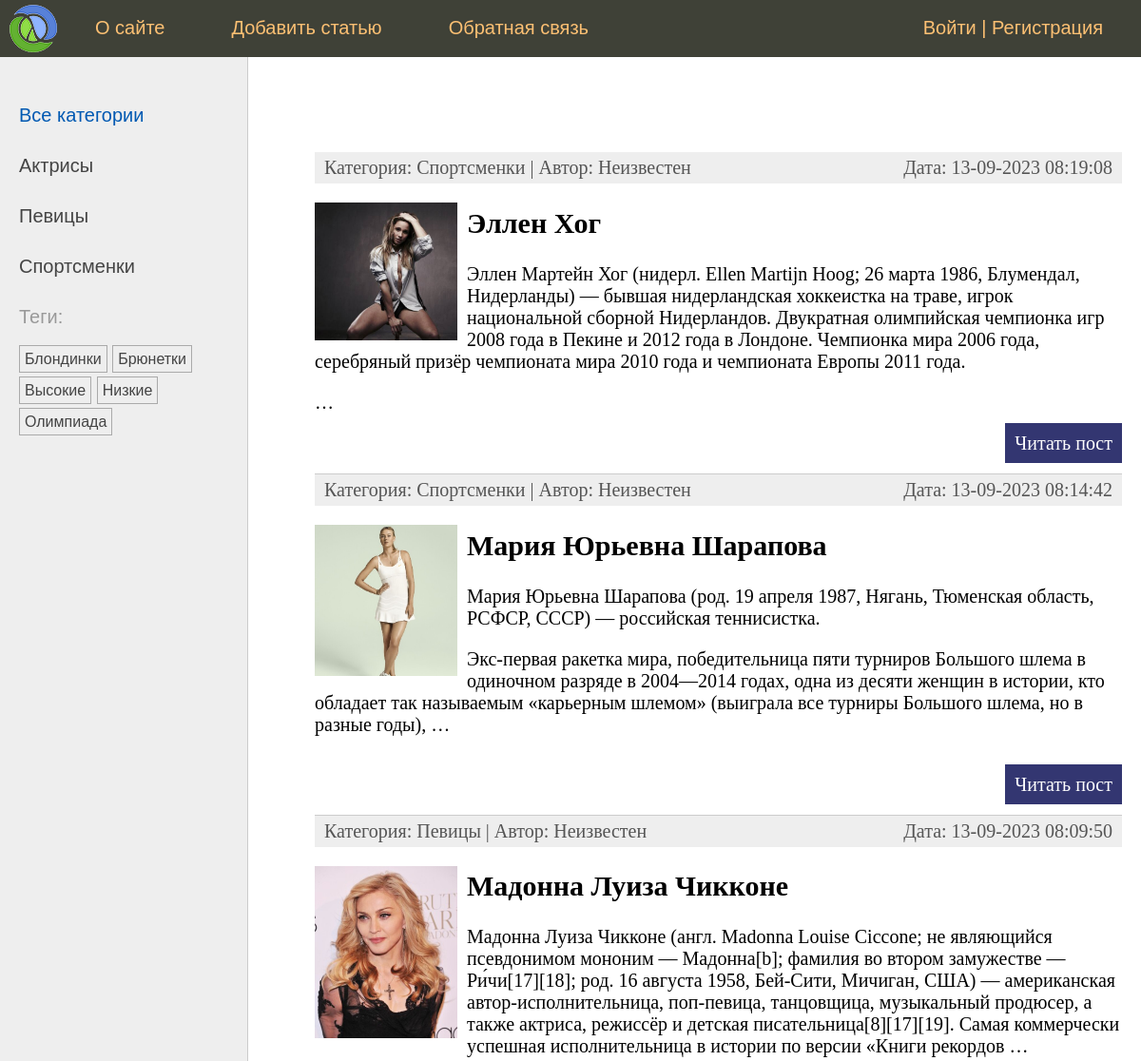
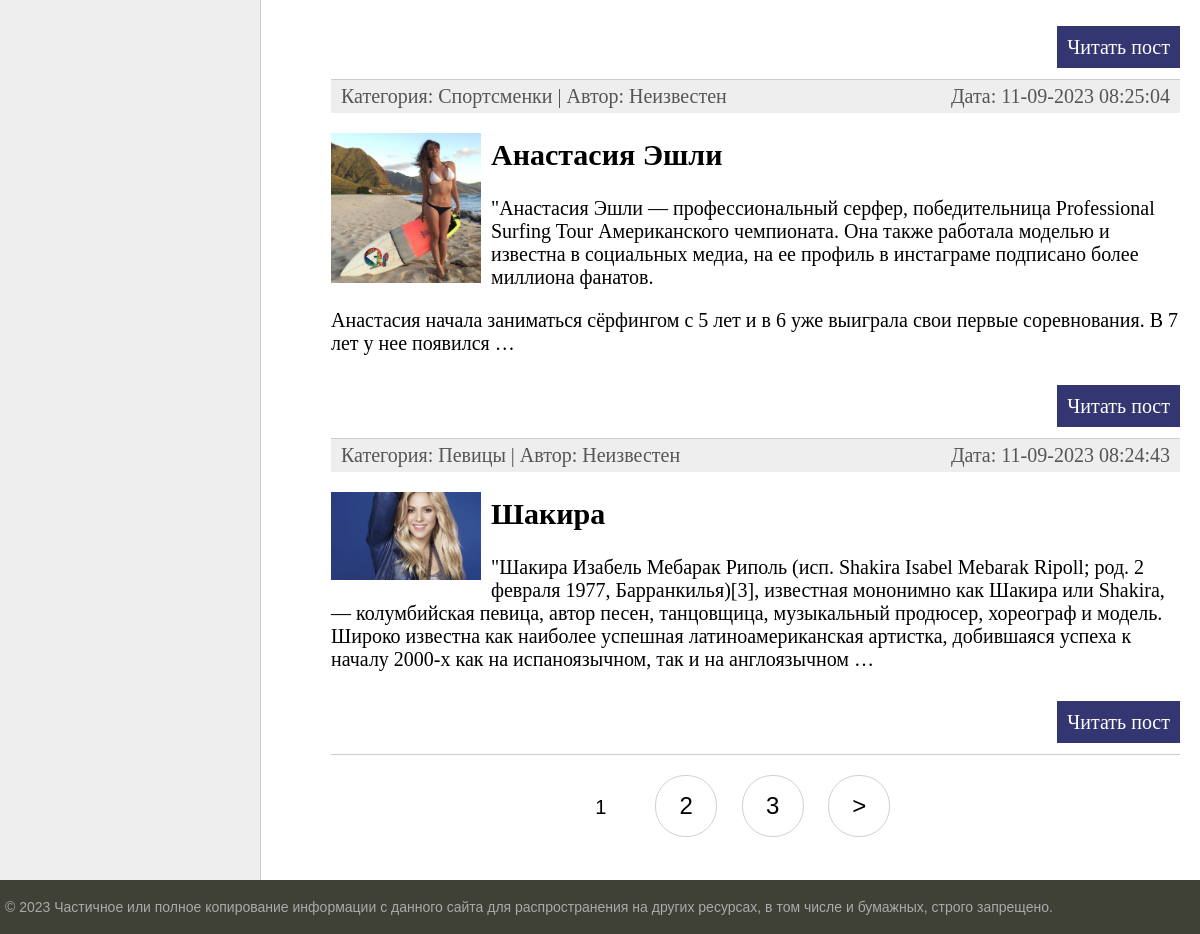
The page / on the database its author committed (2 pictures, top to bottom).
### women/models.py (models this page shows, shortened)
class Category(models.Model):
    name = models.CharField(
        max_length=100, db_index=True, verbose_name="Категория"
    )
    slug = models.SlugField(max_length=255, unique=True, db_index=True)
    class Meta:
        verbose_name = "Категория"
        verbose_name_plural = "Категории"
    def get_absolute_url(self):
        return reverse("category", kwargs={"cat_slug": self.slug})

class TagPost(models.Model):
    tag = models.CharField(max_length=100, db_index=True)
    slug = models.SlugField(max_length=255, db_index=True, unique=True)
    def get_absolute_url(self):
        return reverse("tag", kwargs={"tag_slug": self.slug})

class Women(models.Model):
    class Status(models.IntegerChoices):
        DRAFT = 0, "Черновик"
        PUBLISHED = 1, "Опубликовано"
    title = models.CharField(max_length=255, verbose_name="Заголовок")
    slug = models.SlugField(
        max_length=255,
        db_index=True,
        unique=True,
        validators=[
            MinLengthValidator(5),
            MaxLengthValidator(100),
        ],
    )
    content = models.TextField(blank=True, verbose_name="Текст статьи")
    time_create = models.DateTimeField(
        auto_now_add=True, verbose_name="Время создания"
    )
    time_update = models.DateTimeField(
        auto_now=True, verbose_name="Время изменения"
    )
    is_published = models.BooleanField(
        choices=tuple(map(lambda x: (bool(x[0]), x[1]), Status.choices)),
        default=Status.DRAFT,
        verbose_name="Статус",
    )
    cat = models.ForeignKey(
        "Category",
        on_delete=models.PROTECT,
        related_name="posts",
        verbose_name="Категория",
    )
    tags = models.ManyToManyField(
        "TagPost", blank=True, related_name="tags", verbose_name="Теги"
    )
    husband = models.OneToOneField(
        "Husband",
        on_delete=models.SET_NULL,
        null=True,
        blank=True,
        related_name="wuman",
        verbose_name="Муж",
    )
    photo = models.ImageField(
        upload_to="photos/%Y/%m/%d/",
        default=None,
        blank=True,
        null=True,
        verbose_name="Фото",
    )
    author = models.ForeignKey(
        get_user_model(),
        on_delete=models.SET_NULL,
        related_name="posts",
        null=True,
        default=None,
    )
    objects = models.Manager()
    published = PublishedManager()
    class Meta:
        verbose_name = "Известные женщины"
        verbose_name_plural = "Известные женщины"
        ordering = ["-time_create"]
        indexes = [
            models.Index(fields=["-time_create"]),
        ]
    def get_absolute_url(self):
        return reverse("post", kwargs={"post_slug": self.slug})

### women/views.py (the view)
# urls.py: path("", views.WomenHome.as_view(), name="home"),
class WomenHome(DataMixin, ListView):
    template_name = "women/index.html"
    context_object_name = "posts"
    title_page = "Главная страница"
    cat_selected = 0
    def get_queryset(self):
        return Women.published.all().select_related("cat")

### users/context_processors.py (called while the page is built)
def get_women_context(request):
    return {"mainmenu": menu}

### women/models.py (called while the page is built)
    def get_queryset(self):
        return (
            super().get_queryset().filter(is_published=Women.Status.PUBLISHED)
        )

### women/templatetags/women_tags.py (called while the page is built)
@register.inclusion_tag("women/list_tags.html")
def show_all_tags():
    return {
        "tags": TagPost.objects.annotate(total=Count("tags")).filter(
            total__gt=0
        )
    }

@register.inclusion_tag("women/list_categories.html")
def show_categories(cat_selected_id=0):
    cats = Category.objects.annotate(total=Count("posts")).filter(total__gt=0)
    return {"cats": cats, "cat_selected": cat_selected_id}

### women/templates/women/index.html (shortened to what this page needs)
{% extends 'base.html' %}
{% block content %}
<ul class="list-articles">
    {% for p in posts %}
    <li>
        <div class="article-panel">
            <p class="first">Категория: {{ p.cat.name }} | Автор: {{ p.author.username|default:"Неизвестен"}}</p>
            <p class="last">Дата: {{ p.time_update|date:"d-m-Y H:i:s"}}</p>
        </div>
        {% if p.photo %}
            <p><img class="img-article-left thumb" src="{{ p.photo.url }}"></p>
        {% endif %}
        <h2>{{ p.title }}</h2>
        {% autoescape off %}
        {{ p.content|linebreaks|truncatewords:50}}
        {% endautoescape %}
        <p class="link-read-post"><a href="{{ p.get_absolute_url }}">Читать пост</a></p>
    </li>
    {% endfor %}
</ul>
{% endblock %}
{% block navigation %}
    {% if page_obj.has_other_pages %}
        <nav class="list-pages">
            <ul>
                {% for p in paginator.page_range %}
                    {% if page_obj.number == p %}
                        <li class="page-num page-num-selected">{{ p }}</li>
                    {% elif p >= page_obj.number|add:-2 and p <= page_obj.number|add:2 %}
                        <li class="page-num">
                            <a href="?page={{ p }}">{{ p }}</a>
                        </li>
                    {% endif %}
                {% endfor %}
                {% if page_obj.has_next %}
                    <li class="page-num">
                        <a href="?page={{ page_obj.next_page_number }}">&gt;</a>
                    </li>
                {% endif %}
            </ul>
        </nav>
    {% endif %}
{% endblock %}

### women/templates/women/list_categories.html
{% for cat in cats %}
    {% if cat.id == cat_selected %}
        <li class="selected">{{ cat.name }}</li>
    {% else %}
        <li><a href="{{ cat.get_absolute_url }}">{{ cat.name }}</a></li>
    {% endif %}
{% endfor %}

### women/templates/women/list_tags.html
{% if tags %}
    Теги:</p>
    <ul class="tags-list">
        {% for t in tags %}
            <li><a href="{{ t.get_absolute_url }}">{{ t.tag }}</a></li>
        {% endfor %}
    </ul>
{% endif %}

### women/static/women/css/styles.css (style rules this page uses)
html, body { font-family: 'Arial'; margin: 0; padding: 0; height: 100%; width: 100%; color: #444; }
a { color: #0059b2; text-decoration: none; }
img { max-width: 600px; height: auto; }
img.img-article-left { max-width: 300px; height: auto; float: left; padding: 0 10px 10px 0; }
img.img-article-left.thumb { max-width: 150px; height: auto; }
p.link-read-post { text-align: right; }
p.link-read-post a { padding: 10px; min-width: 100px; background: #333671; color: #fff; text-decoration: none; }
div.article-panel { background: #eee; padding: 5px 10px 5px 10px; box-sizing: border-box; overflow: hidden; color: #555; }
div.article-panel p.first { margin: 0; float: left; }
div.article-panel p.last { margin: 0; float: right; }
ul.list-articles { list-style: none; margin: 0; padding: 0; }
ul.list-articles li { border-bottom: 1px solid #ccc; }
.left-chapters ul { width: 230px; margin: 0; padding: 20px 10px 10px 20px; list-style: none; font-size: 20px; }
.left-chapters ul li { margin: 30px 0 0 0; color: #999; }
.left-chapters ul li a { color: #444; text-decoration: none; }
ul.tags-list { width: 100%; margin: 0; padding: 0; list-style: none; }
ul.tags-list li { margin: 0; padding: 0 0 10px; display: inline-block; }
ul.tags-list li a { padding: 5px; font-size: 16px; border: 1px solid #aaa; }
.list-pages { text-align: center; margin: 0 0 20px 0; }
.list-pages ul { margin: 20px 0 0 0; padding: 0; list-style: none; }
.list-pages ul li { display: inline-block; margin: 0 20px 0 0; }
.list-pages a { color: #000; font-size: 24px; text-decoration: none; }
.list-pages .page-num, .page-num-selected { display: inline-block; width: 60px; height: 44px; padding: 16px 0 0 0; border: 1px solid #d0d0d0; border-radius: 30px; }
.list-pages .page-num-selected { border: none; color: #000; font-size: 20px; }

### rows shown on the page
Category: name "Актрисы"
Category: name "Певицы"
Category: name "Спортсменки"
TagPost: tag "Блондинки"
TagPost: tag "Брюнетки"
TagPost: tag "Высокие"
TagPost: tag "Низкие"
TagPost: tag "Олимпиада"
Women: cat.name "Спортсменки", author.username "Неизвестен", time_update "13-09-2023 08:19:08", photo (picture), title "Эллен Хог", content "Эллен Мартейн Хог (нидерл. Ellen Martijn Hoog; 26 марта 1986, Блумендал, Нидерланды) — бывшая нидерландская хоккеистка на траве, игрок национальной сборной Нидерландов. Двукратная олимпийская чемпионка игр 2008 года в Пекине и 2012 года в Лондоне. Чемпионка мира 2006 года, серебряный призёр чемпионата мира 2010 года и чемпионата Европы 2011 года. …"
Women: cat.name "Спортсменки", author.username "Неизвестен", time_update "13-09-2023 08:14:42", photo (picture), title "Мария Юрьевна Шарапова", content "Мария Юрьевна Шарапова (род. 19 апреля 1987, Нягань, Тюменская область, РСФСР, СССР) — российская теннисистка. Экс-первая ракетка мира, победительница пяти турниров Большого шлема в одиночном разряде в 2004—2014 годах, одна из десяти женщин в истории, кто обладает так называемым «карьерным шлемом» (выиграла все турниры Большого шлема, но в разные годы), …"
Women: cat.name "Певицы", author.username "Неизвестен", time_update "13-09-2023 08:09:50", photo (picture), title "Мадонна Луиза Чикконе", content "Мадонна Луиза Чикконе (англ. Madonna Louise Ciccone; не являющийся псевдонимом мононим — Мадонна[b]; фамилия во втором замужестве — Ри́чи[17][18]; род. 16 августа 1958, Бей-Сити, Мичиган, США) — американская автор-исполнительница, поп-певица, танцовщица, музыкальный продюсер, а также актриса, режиссёр и детская писательница[8][17][19]. Самая коммерчески успешная исполнительница в истории по версии «Книги рекордов …"
Women: cat.name "Спортсменки", author.username "Неизвестен", time_update "11-09-2023 08:25:04", photo (picture), title "Анастасия Эшли", content "\"Анастасия Эшли — профессиональный серфер, победительница Professional Surfing Tour Американского чемпионата. Она также работала моделью и известна в социальных медиа, на ее профиль в инстаграме подписано более миллиона фанатов. Анастасия начала заниматься сёрфингом с 5 лет и в 6 уже выиграла свои первые соревнования. В 7 лет у нее появился …"
Women: cat.name "Певицы", author.username "Неизвестен", time_update "11-09-2023 08:24:43", photo (picture), title "Шакира", content "\"Шакира Изабель Мебарак Риполь (исп. Shakira Isabel Mebarak Ripoll; род. 2 февраля 1977, Барранкилья)[3], известная мононимно как Шакира или Shakira, — колумбийская певица, автор песен, танцовщица, музыкальный продюсер, хореограф и модель. Широко известна как наиболее успешная латиноамериканская артистка, добившаяся успеха к началу 2000-х как на испаноязычном, так и на англоязычном …"

### other values the page prints
{{ m.title }} "О сайте" "Добавить статью" "Обратная связь"
{{ p }} "1"
{{ p }} "2" "3"
